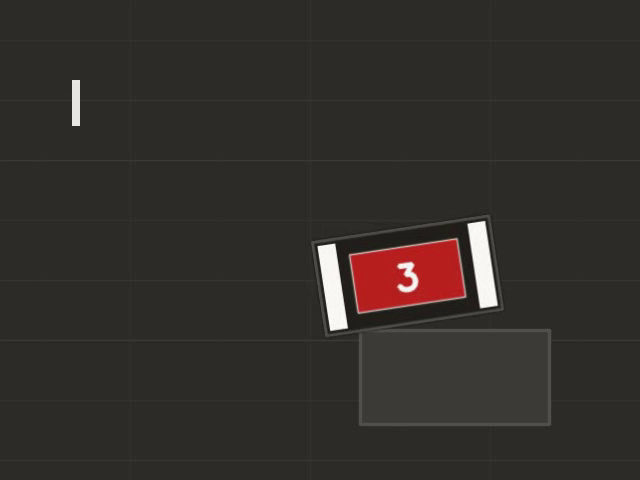
//> input picture frame 30 of lessons/opencv/素材/synth_armor.mp4, 640 x 480 px
$ ./9.4-digit   (built with g++ and OpenCV 4)
//> lines starting //> are read from the running program, lines starting //| are printed output that depends on the picture; after the words box and inside, x2 and y2 are one past the last pixel; in counts of white or black regions, pixels touching at a corner belong together
#include <algorithm>
#include <cmath>
#include <iomanip>
#include <iostream>
#include <string>
#include <vector>

#include <opencv2/highgui.hpp>

#include <opencv2/core.hpp>
#include <opencv2/imgcodecs.hpp>
#include <opencv2/imgproc.hpp>
#include <opencv2/videoio.hpp>

namespace {

struct Bar {
    cv::Point2f center;
    cv::Point2f axis;
    cv::Point2f normal;
    float half_len = 0.0f;
    float half_wid = 0.0f;
    double area = 0.0;
    double angle = 0.0;
};

struct Pair {
    int left = -1;
    int right = -1;
    double score = 0.0;
    double angle_error = 0.0;
    double center_error = 0.0;
    double length_ratio = 1.0;
    cv::Point2f corners[4];
    cv::Mat plate;
    std::string color;
    int red_pixels = 0;
    int blue_pixels = 0;
};

float dot(const cv::Point2f& a, const cv::Point2f& b) {
    return a.x * b.x + a.y * b.y;
}

cv::Point2f normalize(const cv::Point2f& v) {
    const float n = std::sqrt(v.x * v.x + v.y * v.y);
    if (n < 1e-6f) {
        return cv::Point2f(0.0f, 1.0f);
    }
    return cv::Point2f(v.x / n, v.y / n);
}

Bar makeBar(const std::vector<cv::Point>& contour) {
    cv::Mat samples(static_cast<int>(contour.size()), 2, CV_64F);
    for (int i = 0; i < samples.rows; ++i) {
        samples.at<double>(i, 0) = contour[i].x;
        samples.at<double>(i, 1) = contour[i].y;
    }
    cv::PCA pca(samples, cv::Mat(), cv::PCA::DATA_AS_ROW);
    Bar bar;
    bar.center = cv::Point2f(
        static_cast<float>(pca.mean.at<double>(0, 0)),
        static_cast<float>(pca.mean.at<double>(0, 1)));
    bar.axis = normalize(cv::Point2f(
        static_cast<float>(pca.eigenvectors.at<double>(0, 0)),
        static_cast<float>(pca.eigenvectors.at<double>(0, 1))));
    if (bar.axis.y < 0.0f) {
        bar.axis.x = -bar.axis.x;
        bar.axis.y = -bar.axis.y;
    }
    bar.normal = cv::Point2f(bar.axis.y, -bar.axis.x);
    float min_a = 1e9f;
    float max_a = -1e9f;
    float min_n = 1e9f;
    float max_n = -1e9f;
    for (const auto& p : contour) {
        const cv::Point2f q = cv::Point2f(p) - bar.center;
        const float a = dot(q, bar.axis);
        const float n = dot(q, bar.normal);
        min_a = std::min(min_a, a);
        max_a = std::max(max_a, a);
        min_n = std::min(min_n, n);
        max_n = std::max(max_n, n);
    }
    bar.half_len = 0.5f * (max_a - min_a);
    bar.half_wid = 0.5f * (max_n - min_n);
    bar.area = cv::contourArea(contour);
    bar.angle = std::atan2(bar.axis.y, bar.axis.x) * 180.0 / CV_PI;
    return bar;
}

std::vector<Bar> findBars(const cv::Mat& gray) {
    cv::Mat mask;
    cv::threshold(gray, mask, 190, 255, cv::THRESH_BINARY);
    const cv::Mat kernel = cv::getStructuringElement(cv::MORPH_RECT,
                                                     cv::Size(3, 3));
    cv::morphologyEx(mask, mask, cv::MORPH_OPEN, kernel);
    cv::morphologyEx(mask, mask, cv::MORPH_CLOSE, kernel);

    std::vector<std::vector<cv::Point>> contours;
    cv::findContours(mask.clone(), contours, cv::RETR_EXTERNAL,
                     cv::CHAIN_APPROX_SIMPLE);
    std::vector<Bar> bars;
    for (const auto& contour : contours) {
        const double area = cv::contourArea(contour);
        if (area < 500.0 || area > 10000.0) {
            continue;
        }
        const Bar bar = makeBar(contour);
        if (bar.half_wid < 1.0f) {
            continue;
        }
        const double aspect = bar.half_len / bar.half_wid;
        const double fill = area / (4.0 * bar.half_len * bar.half_wid);
        if (aspect < 2.5 || aspect > 12.0 || fill < 0.45 ||
            std::fabs(std::fabs(bar.angle) - 90.0) > 30.0) {
            continue;
        }
        bars.push_back(bar);
    }
    std::sort(bars.begin(), bars.end(), [](const Bar& a, const Bar& b) {
        return a.center.x < b.center.x;
    });
    return bars;
}

void classifyColor(Pair& pair) {
    cv::Mat hsv;
    cv::cvtColor(pair.plate, hsv, cv::COLOR_BGR2HSV);
    const cv::Rect roi(20, 15, 100, 50);
    for (int y = roi.y; y < roi.y + roi.height; ++y) {
        const cv::Vec3b* row = hsv.ptr<cv::Vec3b>(y);
        for (int x = roi.x; x < roi.x + roi.width; ++x) {
            const int h = row[x][0];
            const int s = row[x][1];
            const int v = row[x][2];
            if (s < 100 || v < 60) {
                continue;
            }
            if (h < 10 || h > 170) {
                ++pair.red_pixels;
            } else if (h > 100 && h < 130) {
                ++pair.blue_pixels;
            }
        }
    }
    pair.color = pair.red_pixels >= pair.blue_pixels ? "red" : "blue";
}

bool buildPair(const std::vector<Bar>& bars, int i, int j, Pair& pair) {
    const Bar& a = bars[i];
    const Bar& b = bars[j];
    const float dir = dot(a.axis, b.axis);
    if (dir < 0.0f) {
        return false;
    }
    const double angle_error = std::acos(std::min(1.0f, std::max(-1.0f, dir))) *
                               180.0 / CV_PI;
    if (angle_error > 8.0) {
        return false;
    }
    const cv::Point2f axis = normalize(a.axis + b.axis);
    const cv::Point2f normal(axis.y, -axis.x);
    const float dx = dot(b.center - a.center, normal);
    const float dy = dot(b.center - a.center, axis);
    const float mean_len = 0.5f * (a.half_len + b.half_len);
    const float full_len = 2.0f * mean_len;
    if (dx <= 0.0f || dx < 0.8f * full_len || dx > 2.5f * full_len) {
        return false;
    }
    if (std::fabs(dy) > 0.25f * full_len) {
        return false;
    }
    const double length_ratio = std::min(a.half_len, b.half_len) /
                                std::max(a.half_len, b.half_len);
    if (length_ratio < 0.8) {
        return false;
    }

    pair.left = i;
    pair.right = j;
    pair.angle_error = angle_error;
    pair.center_error = std::fabs(dy) / full_len;
    pair.length_ratio = length_ratio;
    pair.score = angle_error / 8.0 + pair.center_error / 0.25 +
                 (1.0 - length_ratio) / 0.2;

    pair.corners[0] = a.center - axis * a.half_len + normal * a.half_wid;
    pair.corners[1] = b.center - axis * b.half_len - normal * b.half_wid;
    pair.corners[2] = b.center + axis * b.half_len - normal * b.half_wid;
    pair.corners[3] = a.center + axis * a.half_len + normal * a.half_wid;
    return true;
}

cv::Mat warpPair(const cv::Mat& frame, const Pair& pair) {
    const cv::Point2f dst[4] = {
        cv::Point2f(0.0f, 0.0f), cv::Point2f(139.0f, 0.0f),
        cv::Point2f(139.0f, 79.0f), cv::Point2f(0.0f, 79.0f)};
    const cv::Mat transform = cv::getPerspectiveTransform(pair.corners, dst);
    cv::Mat plate;
    cv::warpPerspective(frame, plate, transform, cv::Size(140, 80),
                        cv::INTER_LINEAR);
    return plate;
}


cv::Mat glyphTemplate(char digit) {
    cv::Mat canvas(120, 90, CV_8UC1, cv::Scalar(0));
    const std::string text(1, digit);
    cv::putText(canvas, text, cv::Point(12, 92), cv::FONT_HERSHEY_SIMPLEX,
                2.0, cv::Scalar(255), 5, cv::LINE_AA);
    cv::Mat binary;
    cv::threshold(canvas, binary, 128, 255, cv::THRESH_BINARY);
    std::vector<std::vector<cv::Point>> contours;
    cv::findContours(binary.clone(), contours, cv::RETR_EXTERNAL,
                     cv::CHAIN_APPROX_SIMPLE);
    if (contours.empty()) {
        return cv::Mat();
    }
    const cv::Rect box = cv::boundingRect(contours.front());
    cv::Mat glyph = binary(box).clone();
    cv::Mat normalized;
    cv::resize(glyph, normalized, cv::Size(40, 56), 0.0, 0.0,
               cv::INTER_NEAREST);
    cv::Mat centered(88, 72, CV_8UC1, cv::Scalar(0));
    normalized.copyTo(centered(cv::Rect(16, 16, 40, 56)));
    return centered;
}

cv::Mat extractDigit(const cv::Mat& plate, cv::Mat& mask_out) {
    cv::Mat hsv;
    cv::cvtColor(plate, hsv, cv::COLOR_BGR2HSV);
    cv::Mat mask;
    cv::inRange(hsv, cv::Scalar(0, 0, 170), cv::Scalar(180, 85, 255), mask);
    const cv::Rect center_roi(22, 12, 96, 56);
    cv::Mat center = mask(center_roi).clone();
    std::vector<std::vector<cv::Point>> contours;
    cv::findContours(center.clone(), contours, cv::RETR_EXTERNAL,
                     cv::CHAIN_APPROX_SIMPLE);
    if (contours.empty()) {
        mask_out = center;
        return cv::Mat();
    }
    std::size_t best = 0;
    double best_area = 0.0;
    for (std::size_t i = 0; i < contours.size(); ++i) {
        const double area = cv::contourArea(contours[i]);
        if (area > best_area) {
            best_area = area;
            best = i;
        }
    }
    const cv::Rect box = cv::boundingRect(contours[best]);
    if (box.width < 4 || box.height < 10) {
        mask_out = center;
        return cv::Mat();
    }
    cv::Mat glyph = center(box).clone();
    cv::Mat normalized;
    cv::resize(glyph, normalized, cv::Size(40, 56), 0.0, 0.0,
               cv::INTER_NEAREST);
    cv::Mat centered(88, 72, CV_8UC1, cv::Scalar(0));
    normalized.copyTo(centered(cv::Rect(16, 16, 40, 56)));
    mask_out = center;
    return centered;
}

}  // namespace

int main() {
    cv::VideoCapture cap("../素材/synth_armor.mp4");
    if (!cap.isOpened()) {
        std::cout << "无法打开 synth_armor.mp4\n";
        return 1;
    }
    const int frame_index = 40;
    cap.set(cv::CAP_PROP_POS_FRAMES, frame_index);
    cv::Mat frame;
    cap >> frame;
//> frame is the input picture: 480 rows x 640 cols, CV_8UC3; mean B, G, R 42.7, 46.6, 51.5
    if (frame.empty()) {
        std::cout << "无法读取第 " << frame_index << " 帧\n";
        return 1;
    }

    cv::Mat gray;
    cv::cvtColor(frame, gray, cv::COLOR_BGR2GRAY);
    const std::vector<Bar> bars = findBars(gray);
//> in findBars, `cv::threshold(gray, mask, 190, 255, cv::THRESH_BINARY);`:
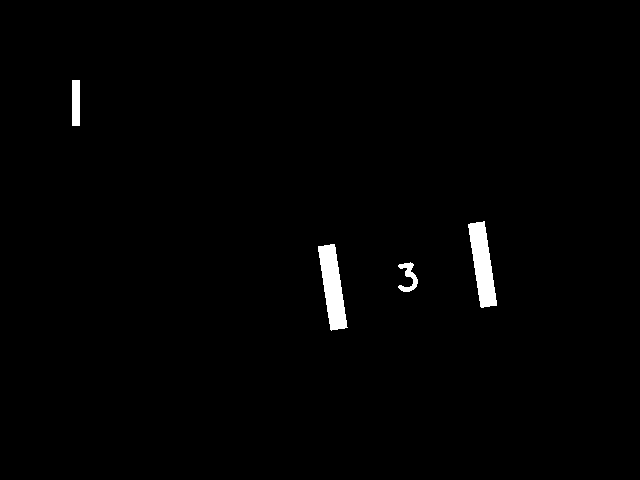
//> mask: 480 rows x 640 cols, CV_8UC1; 1.2% white; 4 white regions, box (x1, y1, x2, y2) and area: (318, 244, 348, 331) 1488, (468, 221, 497, 308) 1450, (72, 80, 80, 126) 368, (398, 262, 418, 292) 270
//> in findBars, `cv::findContours(mask.clone(), contours, cv::RETR_EXTERNAL, cv::CHAIN_..`: contours = 4 contours; box (x1, y1, x2, y2) and area: (318, 244, 347, 330) 1386, (468, 222, 497, 308) 1348, (72, 80, 80, 126) 315, (399, 263, 418, 292) 216
//> the loop in findBars, `for (const auto& contour : contours)` made 4 passes
//> (area, n in normalize, bar.normal in makeBar, bar.area in makeBar, aspect, fill) on passes 2 to 3: (1386, 1, Point(0.989, -0.147), 1386, 4.86, 0.929), (1348.5, 1, Point(0.988, -0.151), 1348.5, 4.96, 0.925)
//> bars = 2 items
    std::vector<Pair> pairs;
    for (std::size_t i = 0; i < bars.size(); ++i) {
        for (std::size_t j = i + 1; j < bars.size(); ++j) {
            Pair pair;
            if (buildPair(bars, static_cast<int>(i), static_cast<int>(j),
                          pair)) {
                pair.plate = warpPair(frame, pair);
                classifyColor(pair);
                pairs.push_back(pair);
            }
        }
    }
//> this loop made 2 passes
//> after the loop, pairs = 1 item
    std::sort(pairs.begin(), pairs.end(),
              [](const Pair& a, const Pair& b) { return a.score < b.score; });

    std::cout << std::fixed << std::setprecision(4);
    std::cout << "frame = " << frame_index << " pairs = " << pairs.size()
              << '\n';
//| frame = 40 pairs = 1
    if (pairs.empty()) {
        std::cout << "no armor plate\n";
        return 0;
    }
    const Pair& best = pairs.front();
    cv::Mat digit_mask;
    const cv::Mat glyph = extractDigit(best.plate, digit_mask);
//> in extractDigit, `cv::findContours(center.clone(), contours, cv::RETR_EXTERNAL, cv::CHAI..`: contours = 18 contours, 17 with area under 20; largest, box (x1, y1, x2, y2) and area: (36, 16, 58, 43) 240
//> the loop in extractDigit, `for (std::size_t i = 0; i < contours.size(); ++i)` made 18 passes
//> (area, best_area) on pass 11: (239.5, 239.5)
//> after the loop in extractDigit, `for (std::size_t i = 0; i < contours.size(); ++i)`: best_area = 239.5; best = 10
//> in extractDigit, `const cv::Rect box = cv::boundingRect(contours[best]);`: box = Rect(36, 16, 22, 27)
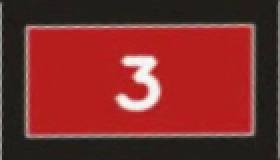
//> best.plate: 80 rows x 140 cols, CV_8UC3 (shown 2 times larger); mean B, G, R 42.3, 44.6, 122.7
    if (glyph.empty()) {
        std::cout << "no digit roi\n";
        return 0;
    }

    const char digits[5] = {'1', '2', '3', '4', '5'};
    std::vector<double> scores;
    int best_digit = 0;
    double best_score = -2.0;
    for (int i = 0; i < 5; ++i) {
        const cv::Mat templ = glyphTemplate(digits[i]);
        cv::Mat result;
        cv::matchTemplate(glyph, templ, result, cv::TM_CCOEFF_NORMED);
        const double score = result.at<float>(0, 0);
        scores.push_back(score);
        if (score > best_score) {
            best_score = score;
            best_digit = digits[i] - '0';
        }
    }
//> this loop made 5 passes
//> (result, score, best_score) on passes 1, 3: ([0.549], 0.549, 0.549), ([0.871], 0.871, 0.871)
//> after the loop, best_score = 0.871; best_digit = 3

    std::cout << "color = " << best.color << '\n';
//| color = red
    std::cout << "digit_scores =";
    for (int i = 0; i < 5; ++i) {
        std::cout << " " << digits[i] << ":" << scores[i];
    }
//> this loop made 5 passes
//|  1:0.5491 2:0.4823 3:0.8715 4:0.3296 5:0.6998
    std::cout << '\n';
    std::cout << "digit = " << best_digit << " score = " << best_score << '\n';
//| digit = 3 score = 0.8715

    cv::Mat annotated = frame.clone();
    for (int k = 0; k < 4; ++k) {
        cv::line(annotated,
                 cv::Point(cvRound(best.corners[k].x),
                           cvRound(best.corners[k].y)),
                 cv::Point(cvRound(best.corners[(k + 1) % 4].x),
                           cvRound(best.corners[(k + 1) % 4].y)),
                 cv::Scalar(40, 220, 40), 2, cv::LINE_AA);
    }
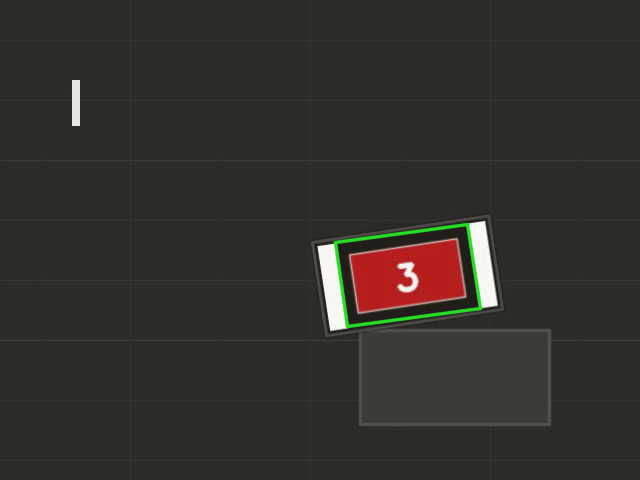
//> annotated: 480 rows x 640 cols, CV_8UC3; 0.71% of pixels changed, all inside (x1, y1, x2, y2) = (333, 222, 483, 329)
    cv::putText(annotated, "digit " + std::to_string(best_digit),
                cv::Point(20, 34), cv::FONT_HERSHEY_SIMPLEX, 0.8,
                cv::Scalar(40, 220, 40), 2, cv::LINE_AA);
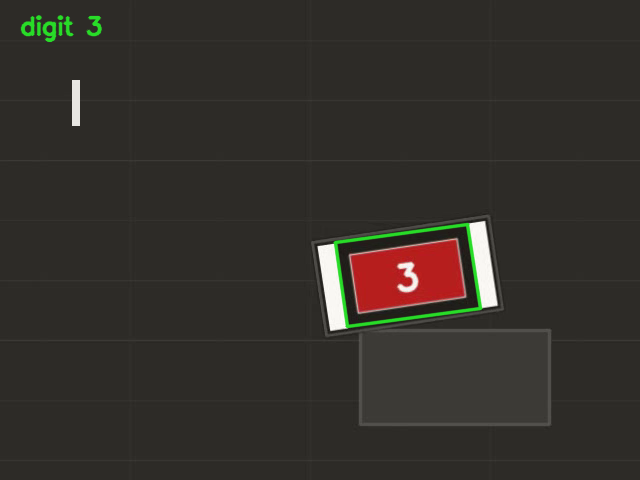
//> annotated: 480 rows x 640 cols, CV_8UC3; 0.35% of pixels changed, all inside (x1, y1, x2, y2) = (20, 15, 103, 43)

    cv::Mat panel(480, 1280, CV_8UC3, cv::Scalar(24, 24, 24));
    annotated.copyTo(panel(cv::Rect(0, 0, 640, 480)));
    cv::Mat plate_shown;
    cv::resize(best.plate, plate_shown, cv::Size(280, 160), 0.0, 0.0,
               cv::INTER_NEAREST);
    plate_shown.copyTo(panel(cv::Rect(700, 70, 280, 160)));
//> panel: 480 rows x 1280 cols, CV_8UC3; mean B, G, R 34.6, 37.4, 44.9
    cv::Mat mask_bgr;
    cv::cvtColor(digit_mask, mask_bgr, cv::COLOR_GRAY2BGR);
//> mask_bgr: 56 rows x 96 cols, CV_8UC3; 6.8% white; 18 white regions (17 under 20 px), largest, box (x1, y1, x2, y2) and area: (36, 16, 58, 43) 292
    cv::Mat mask_shown;
    cv::resize(mask_bgr, mask_shown, cv::Size(280, 160), 0.0, 0.0,
               cv::INTER_NEAREST);
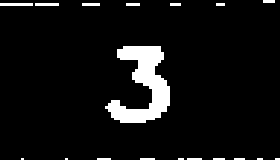
//> mask_shown: 160 rows x 280 cols, CV_8UC3; 6.7% white; 18 white regions (5 under 20 px), largest, box (x1, y1, x2, y2) and area: (105, 46, 170, 123) 2439, (0, 3, 33, 6) 99, (35, 3, 59, 6) 72
    mask_shown.copyTo(panel(cv::Rect(1000, 70, 280, 160)));
//> panel: 480 rows x 1280 cols, CV_8UC3; mean B, G, R 34.1, 36.9, 44.3
    cv::Mat glyph_shown;
    cv::resize(glyph, glyph_shown, cv::Size(180, 220), 0.0, 0.0,
               cv::INTER_NEAREST);
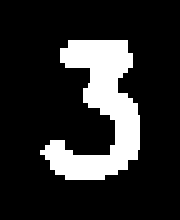
//> glyph_shown: 220 rows x 180 cols, CV_8UC1; 17.3% white; 1 white region, box (x1, y1, x2, y2) and area: (40, 40, 140, 180) 6866
    cv::cvtColor(glyph_shown, glyph_shown, cv::COLOR_GRAY2BGR);
    glyph_shown.copyTo(panel(cv::Rect(760, 250, 180, 220)));
    cv::putText(panel, "plate", cv::Point(700, 50),
                cv::FONT_HERSHEY_SIMPLEX, 0.6, cv::Scalar(230, 230, 230), 1,
                cv::LINE_AA);
//> panel: 480 rows x 1280 cols, CV_8UC3; mean B, G, R 35.5, 38.2, 45.7
    cv::putText(panel, "white mask", cv::Point(1000, 50),
                cv::FONT_HERSHEY_SIMPLEX, 0.6, cv::Scalar(230, 230, 230), 1,
                cv::LINE_AA);
    cv::putText(panel, "normalized glyph", cv::Point(960, 270),
                cv::FONT_HERSHEY_SIMPLEX, 0.6, cv::Scalar(230, 230, 230), 1,
                cv::LINE_AA);
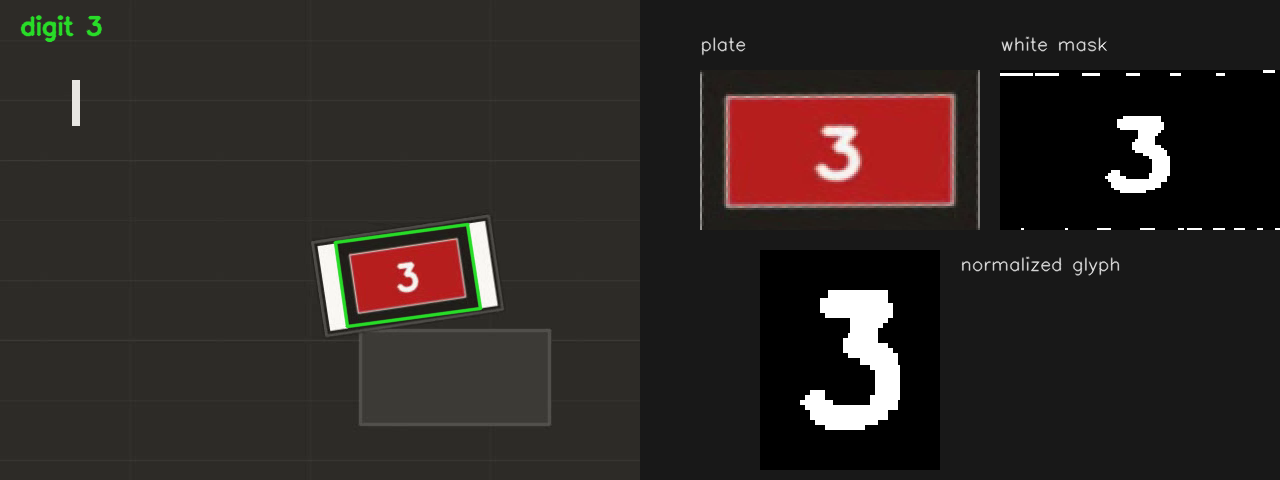
//> panel: 480 rows x 1280 cols, CV_8UC3; mean B, G, R 35.7, 38.5, 46
    const bool saved = cv::imwrite("../素材/out_armor_digit.png", panel);
    std::cout << "saved out_armor_digit.png " << panel.cols << "x"
              << panel.rows << ": " << (saved ? "yes" : "no") << '\n';
//| saved out_armor_digit.png 1280x480: yes
    return 0;
}
